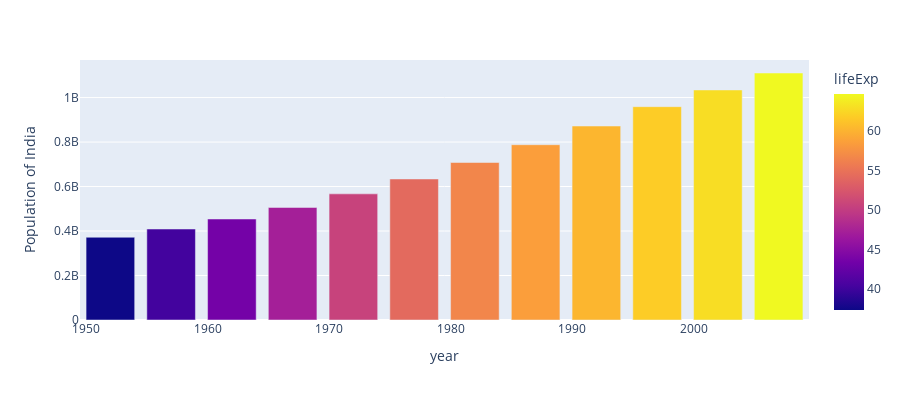

Here is the notebook cell this chart was saved with:
### Markdown cell above
```
Using Plotly Template in Any Graphs
Templates configuration
Default template: 'plotly'
Available templates:
    ['ggplot2', 'seaborn', 'simple_white', 'plotly',
     'plotly_white', 'plotly_dark', 'presentation', 'xgridoff',
     'ygridoff', 'gridon', 'none']
     ```

### Code cell
India_data = px.data.gapminder().query("country == 'India' ")
fig = px.bar(India_data, x='year', y='pop', color='lifeExp', labels={'pop': 'Population of India'}, height=400)
fig.show()

### Figure 1 — Plotly figure (JSON) as saved in the notebook; plotly's stock layout.template omitted (floating-point values rounded to 4 significant figures)
{"data": [{"alignmentgroup": "True", "hovertemplate": "year=%{x}<br>Population of India=%{y}<br>lifeExp=%{marker.color}<extra></extra>", "legendgroup": "", "marker": {"color": [37.37, 40.25, 43.6, 47.19, 50.65, 54.21, 56.6, 58.55, 60.22, 61.77, 62.88, 64.7], "coloraxis": "coloraxis", "pattern": {"shape": ""}}, "name": "", "offsetgroup": "", "orientation": "v", "showlegend": false, "textposition": "auto", "type": "bar", "x": [1952, 1957, 1962, 1967, 1972, 1977, 1982, 1987, 1992, 1997, 2002, 2007], "xaxis": "x", "y": [372000000, 409000000, 454000000, 506000000, 567000000, 634000000, 708000000, 788000000, 872000000, 959000000, 1034172547, 1110396331], "yaxis": "y"}], "layout": {"barmode": "relative", "coloraxis": {"colorbar": {"title": {"text": "lifeExp"}}, "colorscale": [[0, "#0d0887"], [0.1111, "#46039f"], [0.2222, "#7201a8"], [0.3333, "#9c179e"], [0.4444, "#bd3786"], [0.5556, "#d8576b"], [0.6667, "#ed7953"], [0.7778, "#fb9f3a"], [0.8889, "#fdca26"], [1, "#f0f921"]]}, "height": 400, "legend": {"tracegroupgap": 0}, "margin": {"t": 60}, "xaxis": {"anchor": "y", "domain": [0, 1], "title": {"text": "year"}}, "yaxis": {"anchor": "x", "domain": [0, 1], "title": {"text": "Population of India"}}}}
